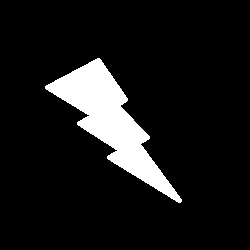
#> input picture Modulo2/Transformaciones/img/form1.png, 250 x 250 px
$ jupyter execute primitivas_geometricas.ipynb
#> lines starting #> are read from the running program, lines starting #| are printed output that depends on the picture; after the words box and inside, x2 and y2 are one past the last pixel; in counts of white or black regions, pixels touching at a corner belong together
# Primitivas Geométricas y Transformaciones

[cell 1]
import numpy as np
import cv2

[cell 2]
def muestra_imagen(imagen):
    cv2.imshow("Canvas base", imagen)
#> in muestra_imagen (call 2), `cv2.imshow("Canvas base", imagen)`:
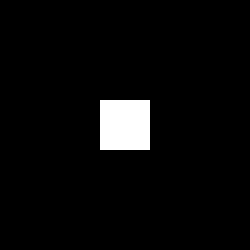
#> window 'Canvas base': shape (250, 250); 4% white; 1 white region, box (x1, y1, x2, y2) and area: (100, 100, 150, 150) 2500
    cv2.waitKey(0)

[cell 3]
w = 250
h = 250

imagen_base = np.zeros((w, h))
muestra_imagen(imagen_base)

[cell 4]
def obtener_homogeneas(coordenadas_2D, w):
    return np.hstack([coordenadas_2D, w])

def obtener_2D(coordenadas_homogeneas):
    return cv2.convertPointsFromHomogeneous(coordenadas_homogeneas)

[cell 5]
# Slicing
imagen_base[int(w/2-25):int(w/2+25), int(h/2-25):int(h/2+25)] = 100
muestra_imagen(imagen_base)

x = 100
y = 100
escala = 1

# Punto 2D
p = [x, y]
# Punto 2D Coordenadas Homogeneas
p_h = np.array([[x, y, escala]])

print(obtener_homogeneas(p, escala))
print(obtener_2D(p_h))

# Transformaciones Euclideanas

[cell 6]
class TransformacionesEuclideanas:
    @staticmethod
    def rotacion(angulo, s=1):
        return np.array([
            [s*np.cos(angulo), -s*np.sin(angulo), 0],
            [s*np.sin(angulo), s*np.cos(angulo), 0],
            [0, 0, 1]
        ])

    @staticmethod
    def traslado(x,y):
        return np.array([
            [1, 0, x],
            [0, 1, y],
            [0, 0, 1]
        ])

    @staticmethod
    def reflexion(eje='x'):
        if eje == 'x':  # Refleja sobre eje Y
            return np.array([[-1, 0, 0],
                             [0, 1, 0],
                             [0, 0, 1]])
        elif eje == 'y':  # Refleja sobre eje X
            return np.array([[1, 0, 0],
                             [0, -1, 0],
                             [0, 0, 1]])
        elif eje == 'origen':  # Refleja sobre origen
            return np.array([[-1, 0, 0],
                             [0, -1, 0],
                             [0, 0, 1]])

[cell 7]
ruta = "img/form1.png"
imagen_base = cv2.imread(ruta, cv2.IMREAD_GRAYSCALE)
#> imagen_base: shape (250, 250); 9.6% white; 1 white region, box (x1, y1, x2, y2) and area: (45, 58, 182, 203) 5991
muestra_imagen(imagen_base)
h,w = imagen_base.shape
#> h = 250; w = 250

[cell 8]
imagen_transformada = np.zeros((h, w), dtype=imagen_base.dtype)
centro_x, centro_y = int(round(h/2)), int(round(w/2))
#> centro_x = 125; centro_y = 125

R = TransformacionesEuclideanas.rotacion(0.5,1)
T1 = TransformacionesEuclideanas.traslado(-centro_x, -centro_y)
#> T1 = [[1, 0, -125], [0, 1, -125], [0, 0, 1]]
T2 = TransformacionesEuclideanas.traslado(centro_x, centro_y)
#> T2 = [[1, 0, 125], [0, 1, 125], [0, 0, 1]]

#T = traslado2 @ rotacion @ traslado @ es producto matricial
T = T2 @ R @ T1

M_inv = np.linalg.inv(T)
for x in range(w):
    for y in range(h):
        p_destino_h = np.array([x, y, 1]) # Vector Columna - Trnspuesto de [y, x, 1]
        p_origen_h = M_inv @ p_destino_h

        x_origen = p_origen_h[0] / p_origen_h[2]
        y_origen = p_origen_h[1] / p_origen_h[2]

        #Si está dentro de la imagen original
        if 0 <= x_origen < w and 0 <= y_origen < h:
        # Interpolación por vecino más cercano
            y_idx = int(np.floor(y_origen))
            x_idx = int(np.floor(x_origen))
            imagen_transformada[y, x] = imagen_base[y_idx, x_idx]
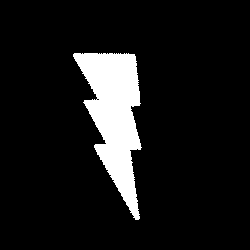
#> imagen_transformada: shape (250, 250); 9.6% white; 1 white region, box (x1, y1, x2, y2) and area: (73, 53, 142, 220) 5988

muestra_imagen(imagen_transformada)
